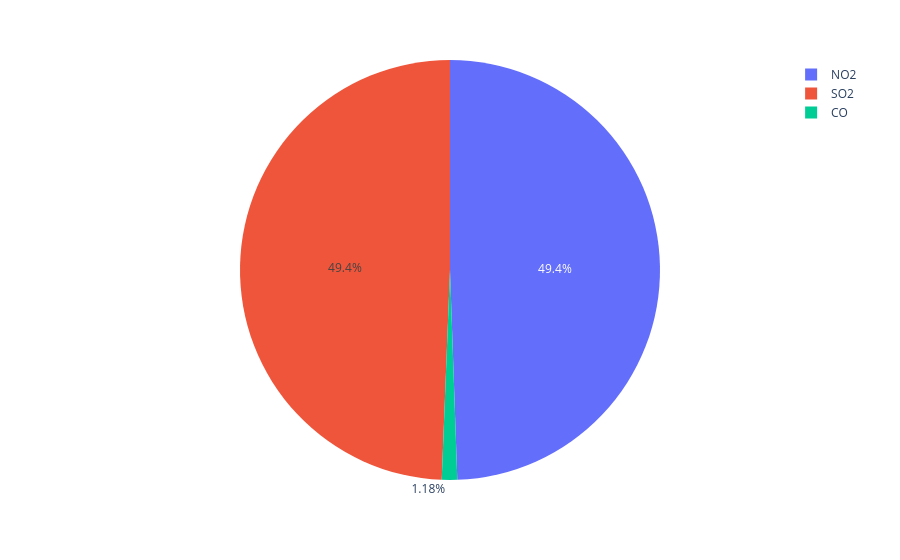

Notebook cell for this chart:
### Code cell
# percentage of NO2 CO and SO2 in delhi Air in 2024

df = data.query('year==2024')[['NO2','SO2','CO']].sum()
px.pie(df,values=df.values,names=df.index)

### Figure 1 — Plotly figure (JSON) as saved in the notebook; plotly's stock layout.template omitted (floating-point values rounded to 4 significant figures)
{"data": [{"domain": {"x": [0, 1], "y": [0, 1]}, "hovertemplate": "index=%{label}<br>value=%{value}<extra></extra>", "labels": ["NO2", "SO2", "CO"], "legendgroup": "", "name": "", "showlegend": true, "type": "pie", "values": [13540.0, 13520.0, 323.7]}], "layout": {"legend": {"tracegroupgap": 0}, "margin": {"t": 60}}}
